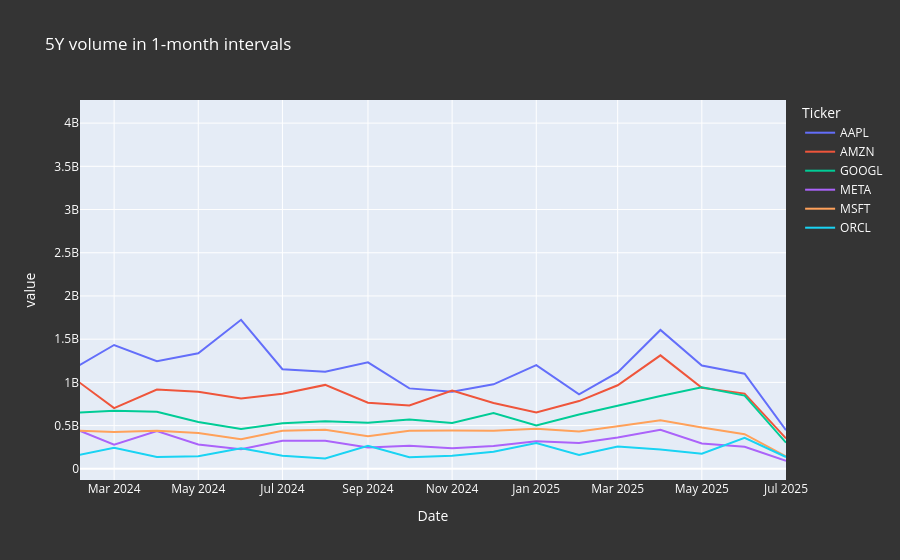

The notebook cell saved with this chart:
### Code cell
vol_hist_lineplot = px.line(df_vol_hist,
                       x=df_vol_hist.index,
                       y=df_vol_hist.columns,
                       title='5Y volume in 1-month intervals')

vol_hist_lineplot.update_layout(paper_bgcolor='#343434', font_color='#FFF');
vol_hist_lineplot
